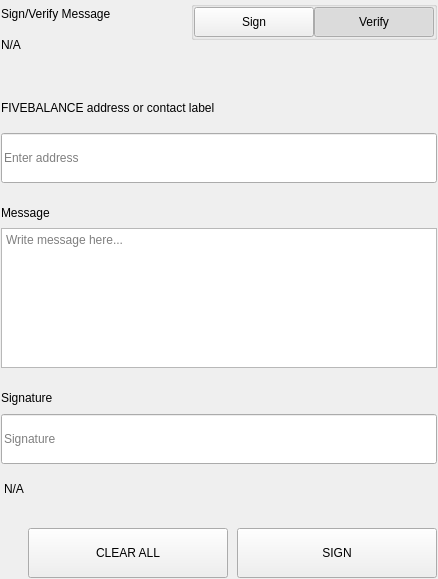
<?xml version="1.0" encoding="UTF-8"?>
<ui version="4.0">
 <class>SettingsSignMessageWidgets</class>
 <widget class="QWidget" name="SettingsSignMessageWidgets">
  <property name="geometry">
   <rect>
    <x>0</x>
    <y>0</y>
    <width>438</width>
    <height>579</height>
   </rect>
  </property>
  <property name="windowTitle">
   <string>Form</string>
  </property>
  <layout class="QVBoxLayout" name="verticalLayout">
   <property name="spacing">
    <number>0</number>
   </property>
   <property name="leftMargin">
    <number>0</number>
   </property>
   <property name="topMargin">
    <number>0</number>
   </property>
   <property name="rightMargin">
    <number>0</number>
   </property>
   <property name="bottomMargin">
    <number>0</number>
   </property>
   <item>
    <widget class="QWidget" name="left" native="true">
     <layout class="QVBoxLayout" name="verticalLayout_3">
      <property name="leftMargin">
       <number>0</number>
      </property>
      <property name="topMargin">
       <number>0</number>
      </property>
      <property name="rightMargin">
       <number>0</number>
      </property>
      <property name="bottomMargin">
       <number>0</number>
      </property>
      <item>
       <widget class="QWidget" name="container_sign" native="true">
        <layout class="QVBoxLayout" name="verticalLayout_2">
         <property name="spacing">
          <number>0</number>
         </property>
         <property name="leftMargin">
          <number>1</number>
         </property>
         <property name="topMargin">
          <number>1</number>
         </property>
         <property name="rightMargin">
          <number>1</number>
         </property>
         <property name="bottomMargin">
          <number>1</number>
         </property>
         <item>
          <layout class="QHBoxLayout" name="horizontalLayout_3" stretch="3,1">
           <property name="spacing">
            <number>40</number>
           </property>
           <item>
            <layout class="QVBoxLayout" name="verticalLayoutTitle">
             <property name="spacing">
              <number>5</number>
             </property>
             <item>
              <widget class="QLabel" name="labelTitle">
               <property name="text">
                <string>Sign/Verify Message</string>
               </property>
              </widget>
             </item>
             <item>
              <widget class="QLabel" name="labelSubtitle1">
               <property name="text">
                <string notr="true">N/A</string>
               </property>
               <property name="wordWrap">
                <bool>true</bool>
               </property>
              </widget>
             </item>
            </layout>
           </item>
           <item alignment="Qt::AlignRight|Qt::AlignTop">
            <widget class="QWidget" name="containerSwitch" native="true">
             <property name="styleSheet">
              <string notr="true">#containerSwitch{
	padding-top:9px;
}</string>
             </property>
             <layout class="QVBoxLayout" name="verticalLayout_6">
              <property name="spacing">
               <number>4</number>
              </property>
              <property name="leftMargin">
               <number>0</number>
              </property>
              <property name="topMargin">
               <number>0</number>
              </property>
              <property name="rightMargin">
               <number>0</number>
              </property>
              <property name="bottomMargin">
               <number>0</number>
              </property>
              <item alignment="Qt::AlignRight">
               <widget class="QGroupBox" name="groupBox">
                <property name="sizePolicy">
                 <sizepolicy hsizetype="Fixed" vsizetype="Preferred">
                  <horstretch>0</horstretch>
                  <verstretch>0</verstretch>
                 </sizepolicy>
                </property>
                <property name="title">
                 <string/>
                </property>
                <property name="alignment">
                 <set>Qt::AlignRight|Qt::AlignTop|Qt::AlignTrailing</set>
                </property>
                <layout class="QHBoxLayout" name="horizontalLayout_4">
                 <property name="spacing">
                  <number>0</number>
                 </property>
                 <property name="leftMargin">
                  <number>0</number>
                 </property>
                 <property name="topMargin">
                  <number>0</number>
                 </property>
                 <property name="rightMargin">
                  <number>0</number>
                 </property>
                 <property name="bottomMargin">
                  <number>0</number>
                 </property>
                 <item>
                  <widget class="QPushButton" name="pushSign">
                   <property name="minimumSize">
                    <size>
                     <width>120</width>
                     <height>30</height>
                    </size>
                   </property>
                   <property name="maximumSize">
                    <size>
                     <width>120</width>
                     <height>30</height>
                    </size>
                   </property>
                   <property name="focusPolicy">
                    <enum>Qt::NoFocus</enum>
                   </property>
                   <property name="text">
                    <string>Sign</string>
                   </property>
                   <property name="checkable">
                    <bool>true</bool>
                   </property>
                   <property name="autoExclusive">
                    <bool>true</bool>
                   </property>
                  </widget>
                 </item>
                 <item>
                  <widget class="QPushButton" name="pushVerify">
                   <property name="minimumSize">
                    <size>
                     <width>120</width>
                     <height>30</height>
                    </size>
                   </property>
                   <property name="maximumSize">
                    <size>
                     <width>120</width>
                     <height>30</height>
                    </size>
                   </property>
                   <property name="focusPolicy">
                    <enum>Qt::NoFocus</enum>
                   </property>
                   <property name="text">
                    <string>Verify</string>
                   </property>
                   <property name="checkable">
                    <bool>true</bool>
                   </property>
                   <property name="checked">
                    <bool>true</bool>
                   </property>
                   <property name="autoExclusive">
                    <bool>true</bool>
                   </property>
                  </widget>
                 </item>
                </layout>
               </widget>
              </item>
              <item alignment="Qt::AlignHCenter|Qt::AlignTop">
               <widget class="QLabel" name="labelSubtitleSwitch">
                <property name="text">
                 <string/>
                </property>
                <property name="alignment">
                 <set>Qt::AlignRight|Qt::AlignTrailing|Qt::AlignVCenter</set>
                </property>
               </widget>
              </item>
             </layout>
            </widget>
           </item>
          </layout>
         </item>
         <item>
          <spacer name="verticalSpacer_2">
           <property name="orientation">
            <enum>Qt::Vertical</enum>
           </property>
           <property name="sizeType">
            <enum>QSizePolicy::Fixed</enum>
           </property>
           <property name="sizeHint" stdset="0">
            <size>
             <width>20</width>
             <height>40</height>
            </size>
           </property>
          </spacer>
         </item>
         <item>
          <widget class="QWidget" name="containerAddress" native="true">
           <property name="sizePolicy">
            <sizepolicy hsizetype="Preferred" vsizetype="Fixed">
             <horstretch>0</horstretch>
             <verstretch>0</verstretch>
            </sizepolicy>
           </property>
           <layout class="QVBoxLayout" name="verticalLayout_5" stretch="0,0">
            <property name="spacing">
             <number>15</number>
            </property>
            <property name="leftMargin">
             <number>0</number>
            </property>
            <property name="topMargin">
             <number>0</number>
            </property>
            <property name="rightMargin">
             <number>0</number>
            </property>
            <property name="bottomMargin">
             <number>0</number>
            </property>
            <item>
             <widget class="QLabel" name="labelSubtitleAddress">
              <property name="minimumSize">
               <size>
                <width>0</width>
                <height>20</height>
               </size>
              </property>
              <property name="maximumSize">
               <size>
                <width>16777215</width>
                <height>20</height>
               </size>
              </property>
              <property name="text">
               <string>FIVEBALANCE address or contact label</string>
              </property>
             </widget>
            </item>
            <item>
             <widget class="QLineEdit" name="addressIn_SM">
              <property name="minimumSize">
               <size>
                <width>0</width>
                <height>50</height>
               </size>
              </property>
              <property name="maximumSize">
               <size>
                <width>16777215</width>
                <height>50</height>
               </size>
              </property>
              <property name="placeholderText">
               <string>Enter address</string>
              </property>
             </widget>
            </item>
           </layout>
          </widget>
         </item>
         <item>
          <spacer name="verticalSpacer_3">
           <property name="orientation">
            <enum>Qt::Vertical</enum>
           </property>
           <property name="sizeType">
            <enum>QSizePolicy::Fixed</enum>
           </property>
           <property name="sizeHint" stdset="0">
            <size>
             <width>20</width>
             <height>20</height>
            </size>
           </property>
          </spacer>
         </item>
         <item>
          <layout class="QVBoxLayout" name="verticalLayout_9">
           <property name="spacing">
            <number>5</number>
           </property>
           <item>
            <widget class="QLabel" name="labelSubtitleMessage">
             <property name="minimumSize">
              <size>
               <width>0</width>
               <height>20</height>
              </size>
             </property>
             <property name="maximumSize">
              <size>
               <width>16777215</width>
               <height>20</height>
              </size>
             </property>
             <property name="text">
              <string>Message</string>
             </property>
            </widget>
           </item>
           <item>
            <widget class="QPlainTextEdit" name="messageIn_SM">
             <property name="minimumSize">
              <size>
               <width>0</width>
               <height>140</height>
              </size>
             </property>
             <property name="maximumSize">
              <size>
               <width>16777215</width>
               <height>140</height>
              </size>
             </property>
             <property name="placeholderText">
              <string>Write message here...</string>
             </property>
            </widget>
           </item>
          </layout>
         </item>
         <item>
          <spacer name="verticalSpacer_4">
           <property name="orientation">
            <enum>Qt::Vertical</enum>
           </property>
           <property name="sizeType">
            <enum>QSizePolicy::Fixed</enum>
           </property>
           <property name="sizeHint" stdset="0">
            <size>
             <width>20</width>
             <height>20</height>
            </size>
           </property>
          </spacer>
         </item>
         <item>
          <widget class="QWidget" name="widget" native="true">
           <property name="minimumSize">
            <size>
             <width>0</width>
             <height>75</height>
            </size>
           </property>
           <property name="maximumSize">
            <size>
             <width>16777215</width>
             <height>16777215</height>
            </size>
           </property>
           <layout class="QVBoxLayout" name="verticalLayout_4">
            <property name="leftMargin">
             <number>0</number>
            </property>
            <property name="topMargin">
             <number>0</number>
            </property>
            <property name="rightMargin">
             <number>0</number>
            </property>
            <property name="bottomMargin">
             <number>0</number>
            </property>
            <item>
             <widget class="QLabel" name="labelSubtitleSignature">
              <property name="minimumSize">
               <size>
                <width>0</width>
                <height>20</height>
               </size>
              </property>
              <property name="maximumSize">
               <size>
                <width>16777215</width>
                <height>20</height>
               </size>
              </property>
              <property name="text">
               <string>Signature</string>
              </property>
             </widget>
            </item>
            <item>
             <widget class="QLineEdit" name="signatureOut_SM">
              <property name="minimumSize">
               <size>
                <width>0</width>
                <height>50</height>
               </size>
              </property>
              <property name="placeholderText">
               <string>Signature</string>
              </property>
             </widget>
            </item>
           </layout>
          </widget>
         </item>
         <item>
          <widget class="QLabel" name="statusLabel_SM">
           <property name="styleSheet">
            <string notr="true">padding-top:5px;</string>
           </property>
           <property name="text">
            <string notr="true">N/A</string>
           </property>
          </widget>
         </item>
         <item>
          <spacer name="verticalSpacer">
           <property name="orientation">
            <enum>Qt::Vertical</enum>
           </property>
           <property name="sizeType">
            <enum>QSizePolicy::Fixed</enum>
           </property>
           <property name="sizeHint" stdset="0">
            <size>
             <width>20</width>
             <height>20</height>
            </size>
           </property>
          </spacer>
         </item>
         <item>
          <layout class="QHBoxLayout" name="horizontalLayout_7">
           <property name="spacing">
            <number>9</number>
           </property>
           <item>
            <spacer name="horizontalSpacer_5">
             <property name="orientation">
              <enum>Qt::Horizontal</enum>
             </property>
             <property name="sizeType">
              <enum>QSizePolicy::Expanding</enum>
             </property>
             <property name="sizeHint" stdset="0">
              <size>
               <width>40</width>
               <height>20</height>
              </size>
             </property>
            </spacer>
           </item>
           <item>
            <widget class="QPushButton" name="pushButtonClear">
             <property name="minimumSize">
              <size>
               <width>200</width>
               <height>50</height>
              </size>
             </property>
             <property name="focusPolicy">
              <enum>Qt::NoFocus</enum>
             </property>
             <property name="text">
              <string>CLEAR ALL</string>
             </property>
            </widget>
           </item>
           <item>
            <widget class="QPushButton" name="pushButtonSave">
             <property name="minimumSize">
              <size>
               <width>200</width>
               <height>50</height>
              </size>
             </property>
             <property name="maximumSize">
              <size>
               <width>200</width>
               <height>50</height>
              </size>
             </property>
             <property name="focusPolicy">
              <enum>Qt::NoFocus</enum>
             </property>
             <property name="text">
              <string>SIGN</string>
             </property>
            </widget>
           </item>
          </layout>
         </item>
        </layout>
       </widget>
      </item>
     </layout>
    </widget>
   </item>
  </layout>
 </widget>
 <resources/>
 <connections/>
</ui>
